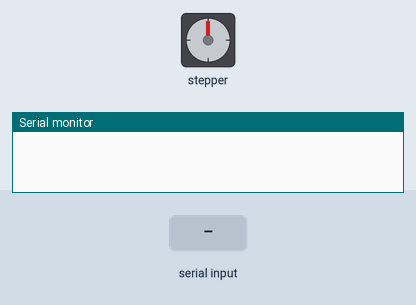
A sketch run on a simulated Arduino Uno, built with avr-gcc and run on an emulated ATmega328P. On the bench: stepper motor, the last lines printed to the serial monitor. The test bench sets the inputs (shaded band). Stepper angles assume 400 steps per turn.

Above: at 1.2 s.
1.3 s: "+" received over the second serial link
At 1.6 s:
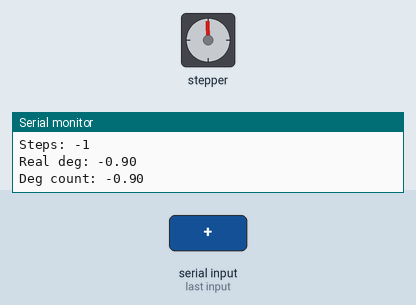
2.8 s: "-" received over the second serial link
At 3.9 s:
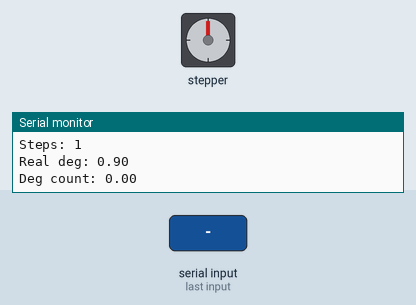
Timing chart, 0 to 5.8 s (numbered marks = the images above; inputs shaded):
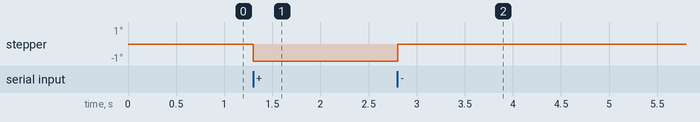

The sketch:

stepper_arduino.ino
```cpp
#include <Stepper.h>
#include <SoftwareSerial.h>

// *** General ***
const bool DEBUG_MODE = true;
bool new_input = false;
bool use_bt = true;
int motorSpeed = 30; // TODO: optimize

// *** Stepper ***
const int stepsPerRevolution = 400; // TODO: choose
Stepper myStepper(stepsPerRevolution, 4, 5, 6, 7);
float degCount = 0;

// *** communication ***
SoftwareSerial bt (11,12);  //RX, TX (Switched on the Bluetooth - RX -> TX | TX -> RX)
int usr_input = 0;
char sign;
const int BT_WAIT_TIME = 3, SER_WAIT_TIME = 1; // TODO : optimize

long timer = millis();

void setup() {
  if (use_bt){
    bt.begin(9600);
    //bt.listen();
  }
  Serial.begin(9600);
  myStepper.setSpeed(motorSpeed);
}

void loop() {

  // *** Get usr_input from BT or serial ***
  // TODO : optimize to prevet time leak
  if (use_bt){
    if (bt.available()){
      Serial.println("BT");
      delay(BT_WAIT_TIME);
      sign = bt.read();
      timer = millis();
      Serial.println(sign);
      if (sign == '+' || sign == '-'){
        usr_input = (int)bt.read();
        if (sign == '-'){
          usr_input = -usr_input;
        }
        new_input = true;
      }else if (sign == 'p'){
        bt.write("p");
        Serial.println("ping");
      }else{
        while (bt.available()) bt.read();
      }
    }
  }else{
    if (Serial.available() > 0) {
      usr_input = (int)Serial.parseInt();
      delay(SER_WAIT_TIME);
      Serial.println("INPUT");
      while(Serial.available()) Serial.read();
      new_input = true;
    }
  }

  if (new_input){
      new_input = false;
      if (DEBUG_MODE)
        Serial.print("User input: ");Serial.println(usr_input);
      rotate(usr_input);
  }
}

// Rotate motor approximatly degrees and return how much degrees it really did.
float rotate(int degrees){
  int steps = round(degrees / 360.0 * stepsPerRevolution);
  if (DEBUG_MODE)
    Serial.print("Steps: ");Serial.println(steps);
  myStepper.step(steps);
  float real_degrees = steps * 360.0 / stepsPerRevolution;
  if (DEBUG_MODE)
    Serial.print("Real deg: ");Serial.println(real_degrees);
  degCount += real_degrees;
  if (DEBUG_MODE)
    Serial.print("Deg count: ");Serial.println(degCount);
  return real_degrees;
}
```
